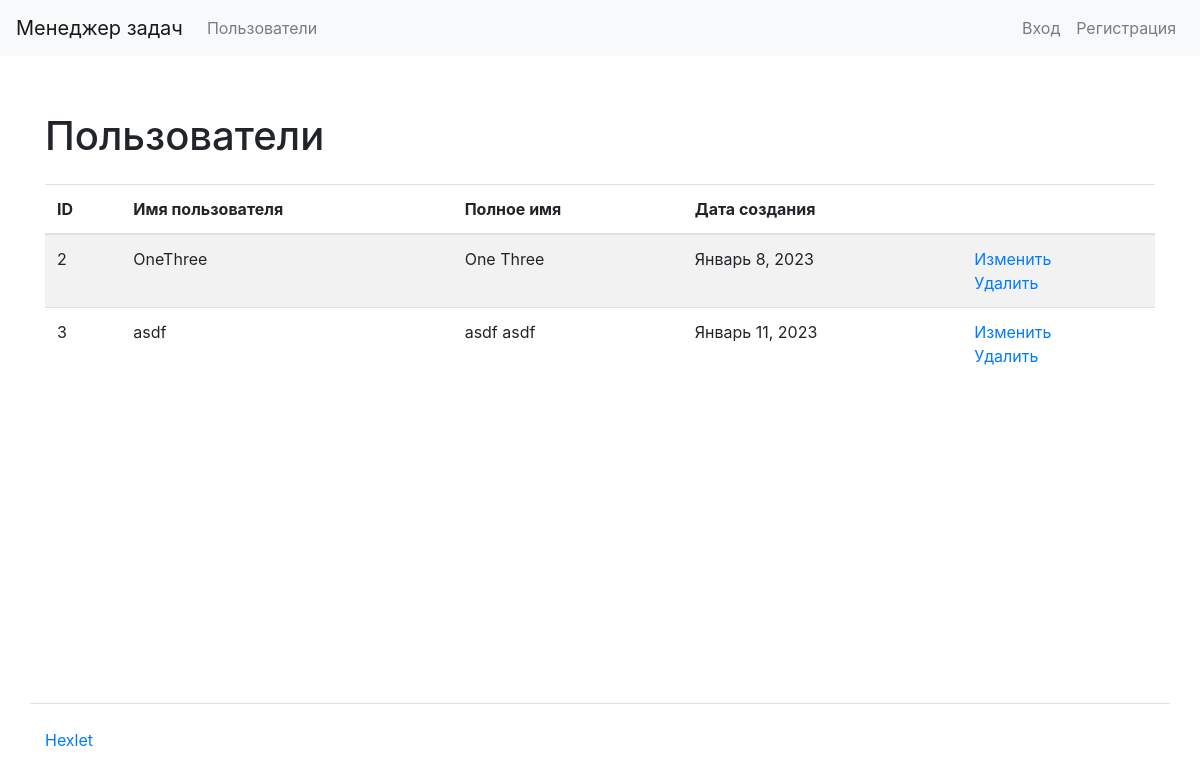
/users/, run on an earlier commit of the app's database.
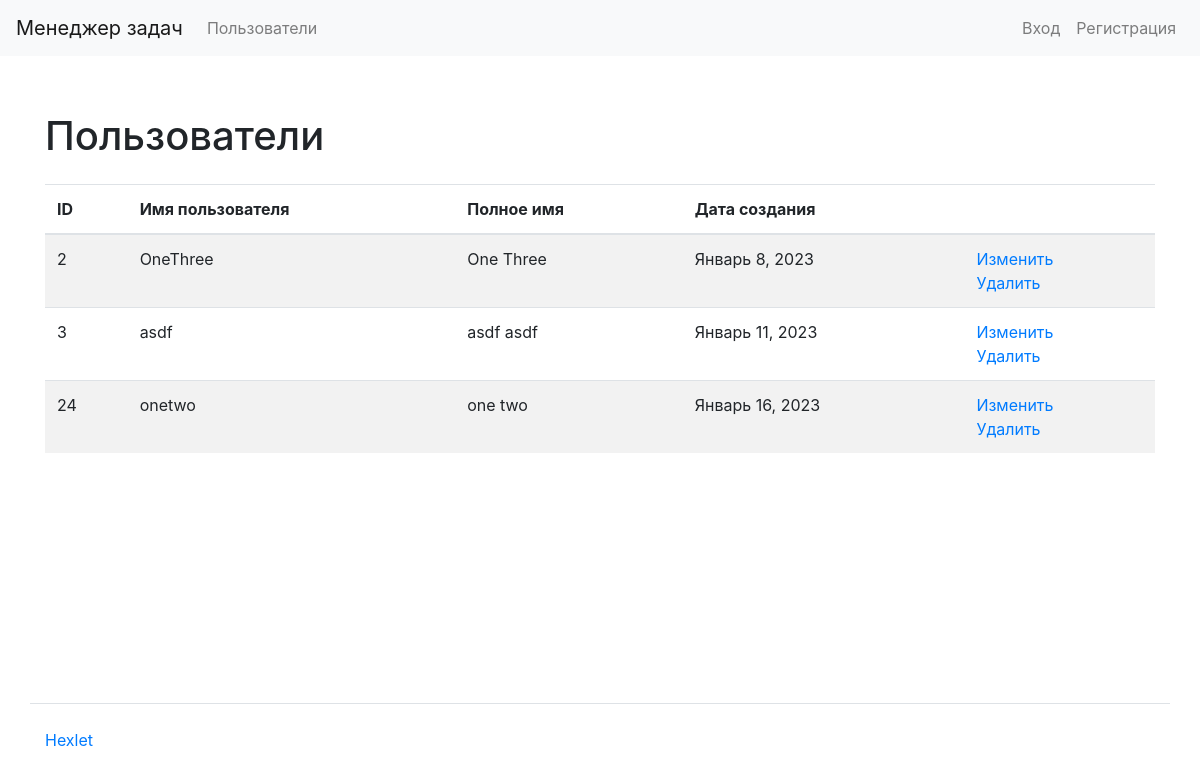
And on a later commit of the database.
### task_manager/users/models.py (models this page shows)
class CustomUser(AbstractUser):
    def __str__(self):
        return self.get_full_name()

### task_manager/users/views.py (the view)
# urls.py: path('', views.UsersListView.as_view(), name='users_index'),
class UsersListView(ListView):
    model = get_user_model()
    template_name = 'users/index.html'

### task_manager/templates/users/index.html (shortened to what this page needs)
{% extends "index.html" %}
{% load bootstrap4 %}
{% load i18n %}
{% block content %}
<div class="container wrapper flex-grow-1">
    <h1 class="my-4">
        {% trans "Users" %}
    </h1>
    <table class="table table-striped">
        <thead>
            <tr>
                <th>ID</th>
                <th>{% trans "Username" %}</th>
                <th>{% trans "Full name" %}</th>
                <th>{% trans "Creation date" %}</th>
                <th></th>
            </tr>
        </thead>
        <tbody>
            {% for user in object_list %}
            <tr>
                <td>{{ user.id }}</td>
                <td>{{ user.username }}</td>
                <td>{{ user.get_full_name }}</td>
                <td>{{ user.date_joined|date:"F j, Y" }}</td>
                <td>
                    <a href="{% url 'users_update' pk=user.id %}">
                        {% trans "Update" %}
                    </a>
                    <br/>
                    <a href="{% url 'users_delete' pk=user.id %}">
                        {% trans "Delete" %}
                    </a>
                </td>
            </tr>
            {% endfor %}
        </tbody>
    </table>
</div>
{% endblock %}

What changed in the data, as far as the page shows it:
added CustomUser: id "24", username "onetwo", get_full_name "one two", date_joined "Январь 16, 2023"
